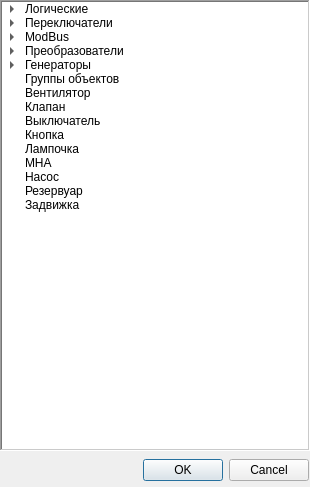
<?xml version="1.0" encoding="UTF-8"?>
<ui version="4.0">
 <class>Dialog</class>
 <widget class="QDialog" name="Dialog">
  <property name="windowModality">
   <enum>Qt::NonModal</enum>
  </property>
  <property name="geometry">
   <rect>
    <x>0</x>
    <y>0</y>
    <width>310</width>
    <height>487</height>
   </rect>
  </property>
  <property name="minimumSize">
   <size>
    <width>310</width>
    <height>487</height>
   </size>
  </property>
  <property name="maximumSize">
   <size>
    <width>310</width>
    <height>487</height>
   </size>
  </property>
  <property name="windowTitle">
   <string>Выберете нужный элемент из списка</string>
  </property>
  <property name="toolTip">
   <string notr="true"/>
  </property>
  <property name="statusTip">
   <string notr="true"/>
  </property>
  <property name="whatsThis">
   <string notr="true"/>
  </property>
  <property name="inputMethodHints">
   <set>Qt::ImhNone</set>
  </property>
  <widget class="QDialogButtonBox" name="buttonBox">
   <property name="geometry">
    <rect>
     <x>109</x>
     <y>454</y>
     <width>200</width>
     <height>32</height>
    </rect>
   </property>
   <property name="orientation">
    <enum>Qt::Horizontal</enum>
   </property>
   <property name="standardButtons">
    <set>QDialogButtonBox::Cancel|QDialogButtonBox::Ok</set>
   </property>
   <property name="centerButtons">
    <bool>false</bool>
   </property>
  </widget>
  <widget class="QTreeWidget" name="treeWidget">
   <property name="geometry">
    <rect>
     <x>0</x>
     <y>0</y>
     <width>310</width>
     <height>451</height>
    </rect>
   </property>
   <property name="minimumSize">
    <size>
     <width>310</width>
     <height>451</height>
    </size>
   </property>
   <property name="maximumSize">
    <size>
     <width>310</width>
     <height>451</height>
    </size>
   </property>
   <property name="frameShape">
    <enum>QFrame::WinPanel</enum>
   </property>
   <property name="editTriggers">
    <set>QAbstractItemView::DoubleClicked|QAbstractItemView::EditKeyPressed</set>
   </property>
   <attribute name="headerVisible">
    <bool>false</bool>
   </attribute>
   <column>
    <property name="text">
     <string/>
    </property>
   </column>
   <item>
    <property name="text">
     <string>Логические</string>
    </property>
    <property name="icon">
     <iconset>
      <selectedoff>icon/close-folder.png</selectedoff>
      <selectedon>icon/open-folder.png</selectedon>
     </iconset>
    </property>
    <item>
     <property name="text">
      <string>And</string>
     </property>
     <property name="icon">
      <iconset>
       <disabledoff>icon/AND.png</disabledoff>
      </iconset>
     </property>
    </item>
    <item>
     <property name="text">
      <string>Front</string>
     </property>
     <property name="icon">
      <iconset>
       <disabledoff>icon/FRONT.png</disabledoff>
      </iconset>
     </property>
    </item>
    <item>
     <property name="text">
      <string>Not</string>
     </property>
     <property name="icon">
      <iconset>
       <disabledoff>icon/NOT.png</disabledoff>
      </iconset>
     </property>
    </item>
    <item>
     <property name="text">
      <string>Or</string>
     </property>
     <property name="icon">
      <iconset>
       <disabledoff>icon/OR.png</disabledoff>
      </iconset>
     </property>
    </item>
   </item>
   <item>
    <property name="text">
     <string>Переключатели</string>
    </property>
    <property name="icon">
     <iconset>
      <selectedoff>icon/close-folder.png</selectedoff>
      <selectedon>icon/open-folder.png</selectedon>
     </iconset>
    </property>
    <item>
     <property name="text">
      <string>Коммутатор входов</string>
     </property>
     <property name="icon">
      <iconset>
       <disabledoff>icon/Comm_in.png</disabledoff>
      </iconset>
     </property>
    </item>
    <item>
     <property name="text">
      <string>Коммутатор выходов</string>
     </property>
     <property name="icon">
      <iconset>
       <disabledoff>icon/Comm_out.png</disabledoff>
      </iconset>
     </property>
    </item>
    <item>
     <property name="text">
      <string>Переключатель</string>
     </property>
     <property name="icon">
      <iconset>
       <disabledoff>icon/Swich.png</disabledoff>
      </iconset>
     </property>
    </item>
   </item>
   <item>
    <property name="text">
     <string>ModBus</string>
    </property>
    <property name="icon">
     <iconset>
      <selectedoff>icon/close-folder.png</selectedoff>
      <selectedon>icon/open-folder.png</selectedon>
     </iconset>
    </property>
    <item>
     <property name="text">
      <string>ModBus TCP Client</string>
     </property>
     <property name="icon">
      <iconset>
       <disabledoff>icon/tcp_client.png</disabledoff>
      </iconset>
     </property>
    </item>
    <item>
     <property name="text">
      <string>ModBus TCP Server</string>
     </property>
     <property name="icon">
      <iconset>
       <disabledoff>icon/tcp_server.png</disabledoff>
      </iconset>
     </property>
    </item>
    <item>
     <property name="text">
      <string>ModBus RTU Slave</string>
     </property>
     <property name="icon">
      <iconset>
       <disabledoff>icon/rtu_slave.png</disabledoff>
      </iconset>
     </property>
    </item>
   </item>
   <item>
    <property name="text">
     <string>Преобразователи</string>
    </property>
    <property name="icon">
     <iconset>
      <selectedoff>icon/close-folder.png</selectedoff>
      <selectedon>icon/open-folder.png</selectedon>
     </iconset>
    </property>
    <item>
     <property name="text">
      <string>Шифратор</string>
     </property>
     <property name="icon">
      <iconset>
       <disabledoff>icon/coder.png</disabledoff>
      </iconset>
     </property>
    </item>
    <item>
     <property name="text">
      <string>Дешифратор</string>
     </property>
     <property name="icon">
      <iconset>
       <disabledoff>icon/decoder.png</disabledoff>
      </iconset>
     </property>
    </item>
    <item>
     <property name="text">
      <string>Пересчет</string>
     </property>
     <property name="icon">
      <iconset>
       <disabledoff>icon/recalc.png</disabledoff>
      </iconset>
     </property>
    </item>
   </item>
   <item>
    <property name="text">
     <string>Генераторы</string>
    </property>
    <property name="icon">
     <iconset>
      <selectedoff>icon/close-folder.png</selectedoff>
      <selectedon>icon/open-folder.png</selectedon>
     </iconset>
    </property>
    <item>
     <property name="text">
      <string>Генератор гармонического сигнала</string>
     </property>
     <property name="icon">
      <iconset>
       <disabledoff>icon/sin.png</disabledoff>
      </iconset>
     </property>
    </item>
    <item>
     <property name="text">
      <string>Генератор дискретных импульсов</string>
     </property>
     <property name="icon">
      <iconset>
       <disabledoff>icon/pulse.png</disabledoff>
      </iconset>
     </property>
    </item>
   </item>
   <item>
    <property name="text">
     <string>Группы объектов</string>
    </property>
    <property name="icon">
     <iconset>
      <disabledoff>icon/close-folder.png</disabledoff>
     </iconset>
    </property>
   </item>
   <item>
    <property name="text">
     <string>Вентилятор</string>
    </property>
    <property name="icon">
     <iconset>
      <disabledoff>icon/ventilation.png</disabledoff>
     </iconset>
    </property>
   </item>
   <item>
    <property name="text">
     <string>Клапан</string>
    </property>
    <property name="icon">
     <iconset>
      <disabledoff>icon/free-icon-valve-2497548.png</disabledoff>
     </iconset>
    </property>
   </item>
   <item>
    <property name="text">
     <string>Выключатель</string>
    </property>
    <property name="icon">
     <iconset>
      <disabledoff>icon/swicher.png</disabledoff>
     </iconset>
    </property>
   </item>
   <item>
    <property name="text">
     <string>Кнопка</string>
    </property>
    <property name="icon">
     <iconset>
      <disabledoff>icon/power-off.png</disabledoff>
     </iconset>
    </property>
   </item>
   <item>
    <property name="text">
     <string>Лампочка</string>
    </property>
    <property name="icon">
     <iconset>
      <disabledoff>icon/light.png</disabledoff>
     </iconset>
    </property>
   </item>
   <item>
    <property name="text">
     <string>МНА</string>
    </property>
    <property name="icon">
     <iconset>
      <disabledoff>icon/2193748.png</disabledoff>
     </iconset>
    </property>
   </item>
   <item>
    <property name="text">
     <string>Насос</string>
    </property>
    <property name="icon">
     <iconset>
      <disabledoff>icon/pump.png</disabledoff>
     </iconset>
    </property>
   </item>
   <item>
    <property name="text">
     <string>Резервуар</string>
    </property>
    <property name="icon">
     <iconset>
      <disabledoff>icon/tank.png</disabledoff>
     </iconset>
    </property>
   </item>
   <item>
    <property name="text">
     <string>Задвижка</string>
    </property>
    <property name="icon">
     <iconset>
      <disabledoff>icon/valve.png</disabledoff>
     </iconset>
    </property>
   </item>
  </widget>
 </widget>
 <resources/>
 <connections>
  <connection>
   <sender>buttonBox</sender>
   <signal>accepted()</signal>
   <receiver>Dialog</receiver>
   <slot>accept()</slot>
   <hints>
    <hint type="sourcelabel">
     <x>248</x>
     <y>254</y>
    </hint>
    <hint type="destinationlabel">
     <x>157</x>
     <y>274</y>
    </hint>
   </hints>
  </connection>
  <connection>
   <sender>buttonBox</sender>
   <signal>rejected()</signal>
   <receiver>Dialog</receiver>
   <slot>reject()</slot>
   <hints>
    <hint type="sourcelabel">
     <x>316</x>
     <y>260</y>
    </hint>
    <hint type="destinationlabel">
     <x>286</x>
     <y>274</y>
    </hint>
   </hints>
  </connection>
 </connections>
</ui>
